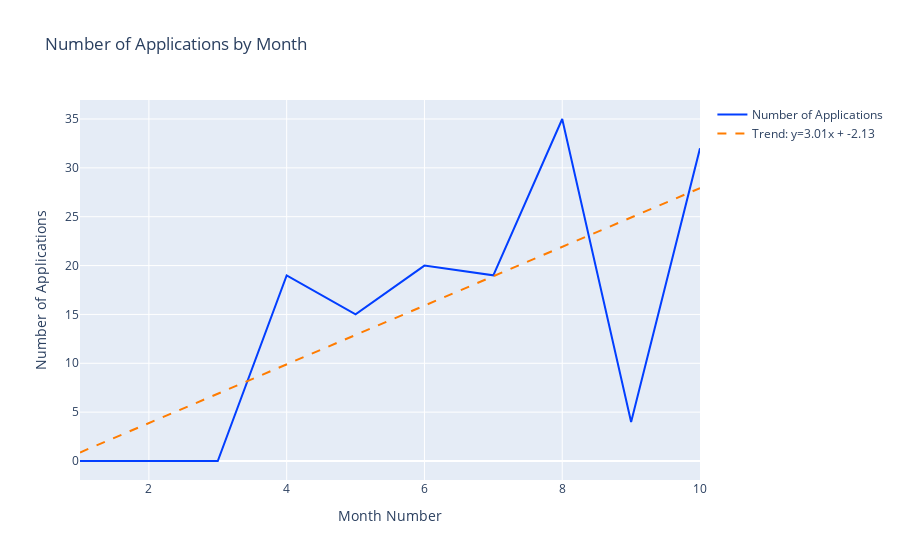

Write notebook code for a chart like this one.
### Code cell
# Compute trendline (assuming you've already done this above)
z = np.polyfit(df_monthly.index, df_monthly['Number of Applications'], 1)
p = np.poly1d(z)

# Create a line trace for "Number of Applications"
trace1 = go.Scatter(x=df_monthly.index, 
                    y=df_monthly['Number of Applications'], 
                    mode='lines',
                    name='Number of Applications',
                    line=dict(color=convert_to_rgb_str(sns_palette[0])))

# Create a line trace for the trendline
trace2 = go.Scatter(x=df_monthly.index, 
                    y=p(df_monthly.index), 
                    mode='lines',
                    name=f'Trend: y={z[0]:.2f}x + {z[1]:.2f}',
                    line=dict(color=convert_to_rgb_str(sns_palette[1]), dash='dash'))

# Layout configuration
layout = go.Layout(title='Number of Applications by Month',
                   xaxis=dict(title='Month Number'),
                   yaxis=dict(title='Number of Applications'))

# Combine traces and layout, and plot
fig = go.Figure(data=[trace1, trace2], layout=layout)
fig.show()

### Figure 1 — Plotly figure (JSON) as saved in the notebook; plotly's stock layout.template omitted (floating-point values rounded to 4 significant figures)
{"data": [{"line": {"color": "rgb(2, 62, 255)"}, "mode": "lines", "name": "Number of Applications", "type": "scatter", "x": [1, 2, 3, 4, 5, 6, 7, 8, 9, 10], "y": [0, 0, 0, 19, 15, 20, 19, 35, 4, 32]}, {"line": {"color": "rgb(255, 124, 0)", "dash": "dash"}, "mode": "lines", "name": "Trend: y=3.01x + -2.13", "type": "scatter", "x": [1, 2, 3, 4, 5, 6, 7, 8, 9, 10], "y": [0.8727, 3.879, 6.885, 9.891, 12.9, 15.9, 18.91, 21.92, 24.92, 27.93]}], "layout": {"title": {"text": "Number of Applications by Month"}, "xaxis": {"title": {"text": "Month Number"}}, "yaxis": {"title": {"text": "Number of Applications"}}}}
